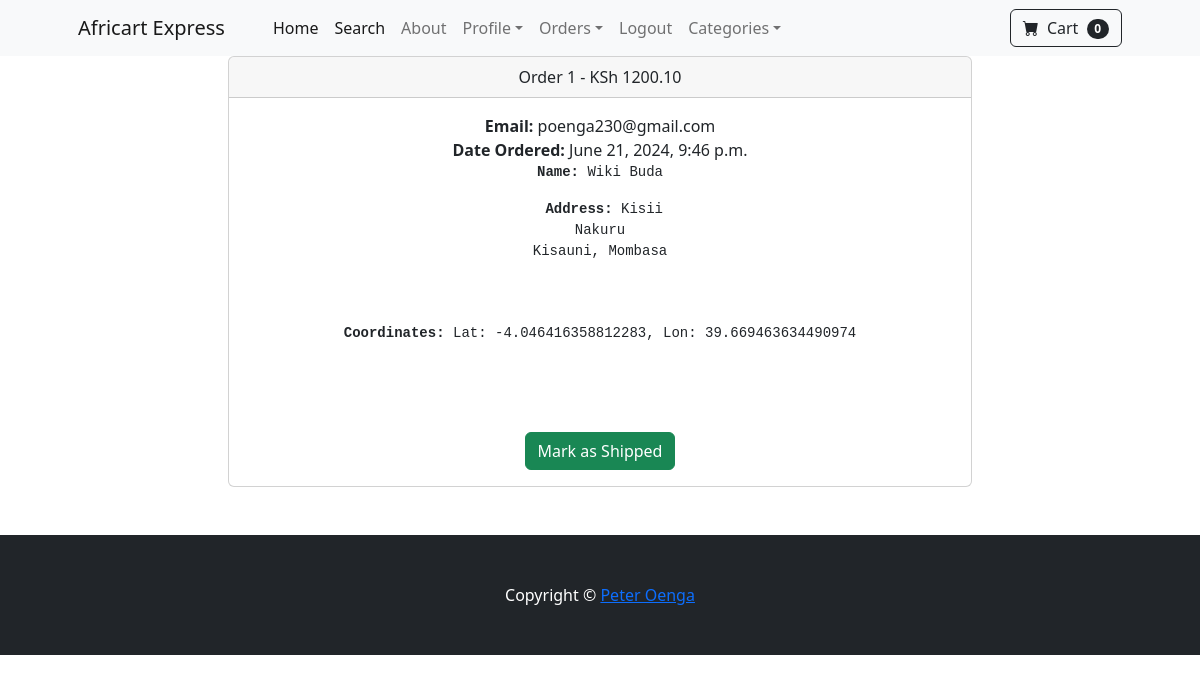
The page /payments/orders/1 (signed in) on the database as committed earlier.
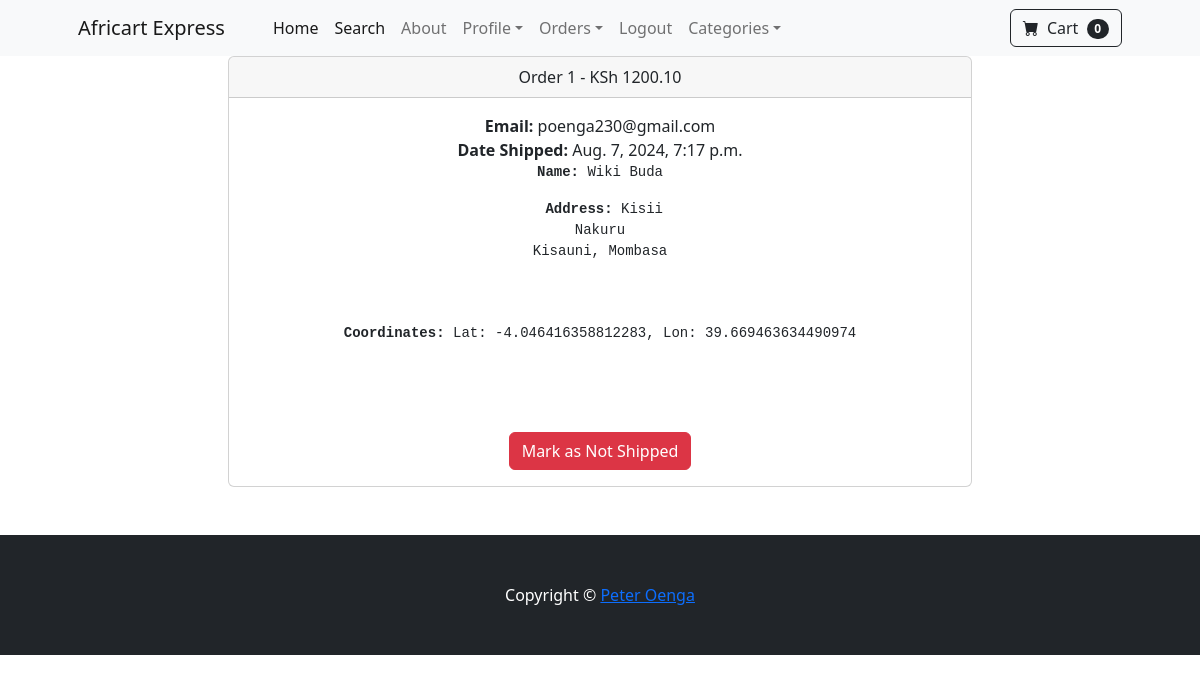
The same page on the database as committed later.
### payment/models.py (models this page shows, shortened)
class Order(models.Model):
    user = models.ForeignKey(User, on_delete=models.CASCADE, null=True, blank=True)
    full_name = models.CharField(max_length=250)
    email = models.EmailField(max_length=250)
    shipping_address = models.TextField(max_length=15000)
    shipping_latitude = models.FloatField(blank=True, null=True)
    shipping_longitude = models.FloatField(blank=True, null=True)
    amount_paid = models.DecimalField(max_digits=10, decimal_places=2)
    date_ordered = models.DateTimeField(auto_now_add=True)
    shipped = models.BooleanField(default=False)
    date_shipped = models.DateTimeField(blank=True, null=True)

### payment/views.py (the view, shortened to what this page needs)
# urls.py: path("orders/<int:pk>", views.orders, name="orders"),
def orders(request, pk):
	if request.user.is_authenticated and request.user.is_superuser:
		order = Order.objects.get(id=pk)
		items = OrderItem.objects.filter(order=pk)
		return render(request, "payment/orders.html", {"order":order, "items":items})
	else:
		messages.success(request, "Access Denied")
		return redirect("index")

### cart/cart.py (called while the page is built)
	def __len__(self):
		return len(self.cart)

### cart/context_processors.py (called while the page is built)
def cart(request):
    return {'cart':Cart(request)}

### payment/templates/payment/orders.html (shortened to what this page needs)
{% extends 'base.html'%}
{% block content %}
<div class="container">
    <div class="row">
        <center>
            <div class="col-8">
                <div class="card">
                    <div class="card-header">
                      Order {{ order.id }} - KSh {{ order.amount_paid }}
                    </div>
                    <div class="card-body">
                        <strong>Email:</strong> {{ order.email }} <br>
                        {% if order.date_shipped %}
                         <strong>Date Shipped:</strong> {{ order.date_shipped }}
                        {% else %}
                         <strong>Date Ordered:</strong> {{ order.date_ordered }}
                        {% endif %}
                         <br>
                        <pre> <strong>Name:</strong> {{ order.full_name }} </pre>
                        <pre> <strong>Address: </strong>{{ order.shipping_address }} </pre> <br>
                        <pre> <strong>Coordinates:</strong> Lat: -4.046416358812283, Lon: 39.669463634490974 </pre> <br>
                         <br> <br>
                         {% if not order.shipped %}
                         <form method="POST">
                            <button type="submit" class="btn btn-success">Mark as Shipped</button>
                         </form>
                         {% else %}
                         <form method="POST">
                            <button type="submit" class="btn btn-danger">Mark as Not Shipped</button>
                         </form>
                         {% endif %}
                    </div>
                  </div>
                <br><br>
            </div>
        </center>
    </div>
</div>
{%endblock%}

Rows that differ between the two databases and show on the page:
changed Order "poenga230@gmail.com": date_shipped (not shown) → "Aug. 7, 2024, 7:17 p.m."; shipped False → True (drawn); date_ordered "June 21, 2024, 9:46 p.m." → (not shown)
Other text that changed with them:
text no longer shown: "Date Ordered: Mark as Shipped"
text now shown: "Date Shipped: Mark as Not Shipped"
